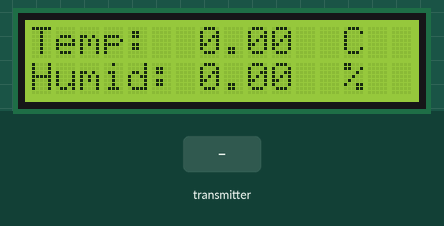
Bench run of a sketch on a simulated ESP32. Shown: 16×2 character LCD. The inputs (shaded band) are chosen by the test bench. WiFi joins after 1.5 s; servers stay silent unless stated; what the sketch prints to the serial monitor is not drawn.

Above: at 2.7 s.
2.8 s: the transmitter starts sending temp = 25
At 4.8 s:
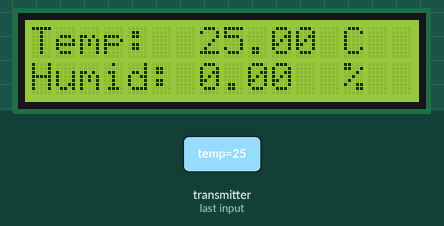
5.1 s: the transmitter starts sending humidity = 25
At 6.1 s:
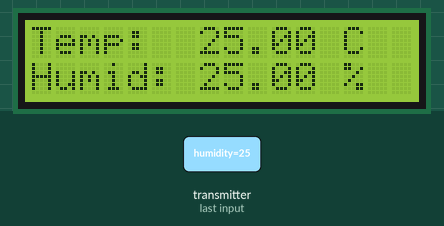
7.2 s: the transmitter starts sending temp = 0
At 8.6 s:
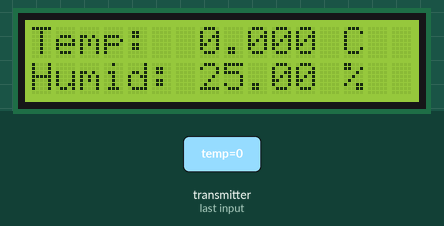
9.2 s: the transmitter starts sending humidity = 0
At 11.0 s:
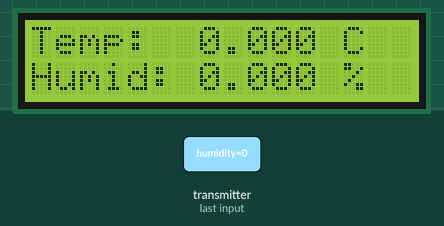
Timing chart, 0 to 12.3 s (numbered marks = the images above; inputs shaded):
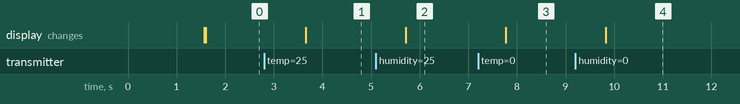

Measured:
- after the input at 2.8 s, the display: changes after 0.85 s (image 1)
- after the input at 5.1 s, the display: changes after 0.61 s (image 2)
- after the input at 7.2 s, the display: changes after 0.57 s (image 3)
- after the input at 9.2 s, the display: changes after 0.63 s (image 4)

The sketch:

receive_board.ino
```cpp
#include <LiquidCrystal_I2C.h>
#include <WiFi.h>
#include <esp_now.h>
#include <PubSubClient.h>
#include <ArduinoJson.h>
#include <string.h>

using namespace std;

// Define Cursor
#define DATA_CURSOR 13
#define UNIT_CURSOR 7

// Initial Instance

WiFiClient espClient;
PubSubClient client(espClient);
LiquidCrystal_I2C lcd(0x27, 16, 2);   //Module IIC/I2C Interface บางรุ่นอาจจะใช้ 0x3f


// Define Sending Struct
typedef struct data_messeage{
  float temp;
  float humidity;
} data_messasge;

// Initial Struct
data_messasge myData;

// Define Function
void Setup_communication();
void OnDataRecv(const uint8_t * mac, const uint8_t *incomingData, int len);
void Connect_Wifi(); // For WiFi Connection
void Setup_MQTT(); // For Inital MQTT
void callback(char* topic, byte* payload, unsigned int length); // MQTT Subscribe Callback
void setupLCD();
void printLCD();

// Task Function
void readAndPrintDataFunction(void *param);

// Task Handler
TaskHandle_t readAndPrintData = NULL;

// Global Variable
float temp = 0;
float humidity = 0;

// Config WiFi
char *ssid = "Peanut";
char *password = "0625901000";

// Config MQTT Server
#define mqtt_server "broker.emqx.io"
#define mqtt_port 1883
#define mqtt_user ""
#define mqtt_password ""
#define mqtt_name "Peanut"

// Other Define
#define BUADRATE 115200


void setup(){
  Serial.begin(BUADRATE);

  Connect_Wifi();
  Setup_MQTT();
  setupLCD();
  Setup_communication();
  lcd.print(12);

  // Create Task
  xTaskCreatePinnedToCore(readAndPrintDataFunction, "readAndPrintData", 1024*10, NULL, 0, &readAndPrintData, 0);

}
void loop() {

}

// Implement Function

void Setup_communication(){
  WiFi.mode(WIFI_STA);
  Serial.println(WiFi.macAddress());

  // Init ESP-NOW
  if (esp_now_init() != ESP_OK) {
    Serial.println("Error initializing ESP-NOW");
    return;
  }
  // เมื่อรับข้อมูลมา ให้ทำในฟังก์ชั่น OnDataRecv ที่เราสร้างไว้
  esp_now_register_recv_cb(OnDataRecv);
}

void OnDataRecv(const uint8_t * mac, const uint8_t *incomingData, int len){
  memcpy(&myData, incomingData, sizeof(myData));
  temp = myData.temp;
  humidity = myData.humidity;
  Serial.print("Temp: ");
  Serial.print(temp);
  Serial.print(" Humid: ");
  Serial.println(humidity);
}

void Connect_Wifi(){
    WiFi.begin(ssid, password);
    Serial.print("Connecting to WiFi");
    while (WiFi.status() != WL_CONNECTED)
    {
        delay(500);
        Serial.print(".");
    }
    Serial.print("OK! IP=");
    Serial.println(WiFi.localIP());
}

void Setup_MQTT(){
  client.setServer(mqtt_server, mqtt_port);
  client.setCallback(callback);
}


void setupLCD(){
  lcd.begin();
  // lcd.noBacklight();   // ปิด backlight
  lcd.backlight();       // เปิด backlight
}

void printLCD(){
  lcd.home();
  lcd.print("Temp: ");
  lcd.setCursor(7,0);
  lcd.print(temp);
  lcd.setCursor(13,0);
  lcd.print("C");
  lcd.setCursor(0, 1);
  lcd.print("Humid: ");
  lcd.setCursor(7,1);
  lcd.print(humidity);
  lcd.setCursor(13,1);
  lcd.print("%");
}

void callback(char* topic, byte* payload, unsigned int length){
  Serial.print("Message arrived [");
  Serial.print(topic);
  Serial.print("] ");
  DynamicJsonDocument doc(2048);
  deserializeJson(doc, payload);
  temp = doc["temp"];
  humidity = doc["humidity"];
  Serial.print("Temp : ");
  Serial.println(temp);
  Serial.print(" Humidity : ");
  Serial.println(humidity);
  printLCD();

}

// Implement Task Function


void readAndPrintDataFunction(void *param){
  while(1){

    // if(client.connect(mqtt_name,mqtt_user,mqtt_password)){
    //   client.subscribe("embedded/plantStatus");
    //   // Serial.println("Hello World");
    // }else{
    //   Serial.println("failed");
    // }
    printLCD();
    client.loop();
    vTaskDelay(1000/portTICK_PERIOD_MS);
  }
}
```
